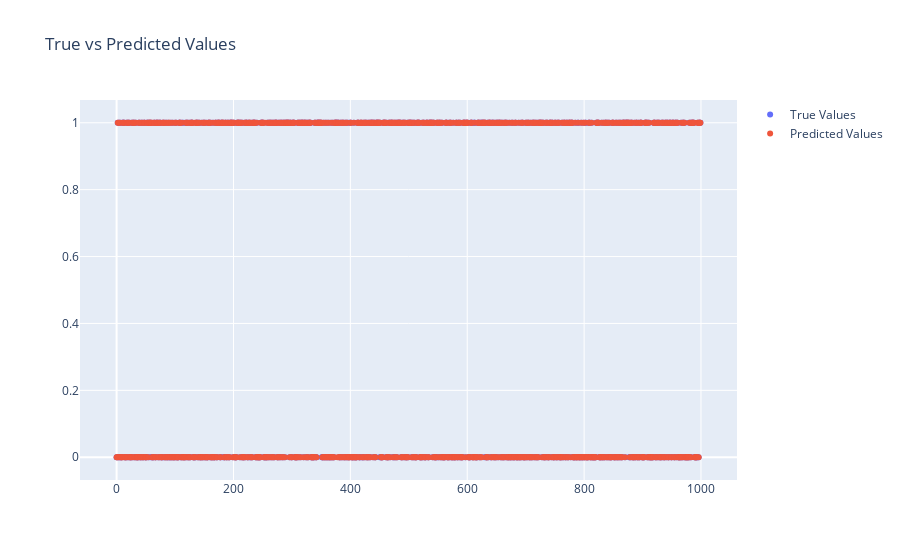

Source (notebook cell):
### Markdown cell above
### Evaluating the Model on Test Data

### Code cell
X_test = torch.tensor(X_test, dtype=torch.float32).to(device)

b_cls_model.eval()

with torch.no_grad():
    test_preds = b_cls_model(X_test)
    test_preds = (test_preds.detach().clone() > pred_threshold)
    test_preds = test_preds.float().cpu().numpy().flatten()

x = np.arange(0, X_test.shape[0])
pp.plot_data(
    true_vals=pp.create_trace(x, y_test, name="True Values", mode="markers"),
    pred_vals=pp.create_trace(x, test_preds, name="Predicted Values", mode="markers"),
    title="True vs Predicted Values",
)

### Figure 1 — Plotly figure (JSON) as saved in the notebook; plotly's stock layout.template omitted (floating-point values rounded to 4 significant figures; data arrays with more than 128 entries replaced by an {"elided": "..."} marker saying what was removed)
{"data": [{"mode": "markers", "name": "True Values", "text": "", "type": "scatter", "x": {"elided": "1000 int values"}, "y": {"elided": "1000 int values"}}, {"mode": "markers", "name": "Predicted Values", "text": "", "type": "scatter", "x": {"elided": "1000 int values"}, "y": {"elided": "1000 float values"}}], "layout": {"title": {"text": "True vs Predicted Values"}, "xaxis": {"title": {"text": ""}}, "yaxis": {"title": {"text": ""}}}}
